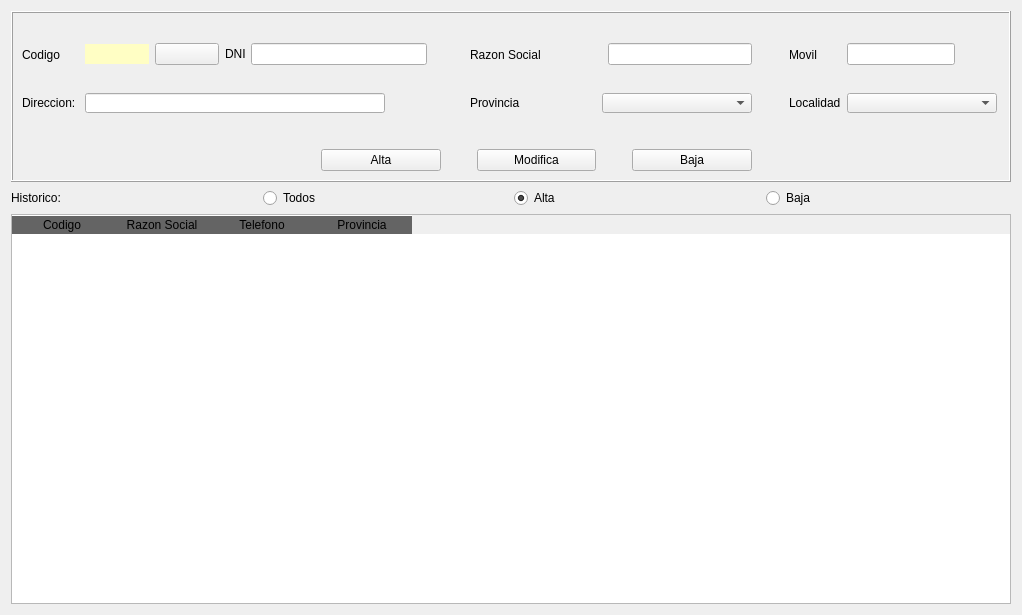
      <widget class="QWidget" name="panelclientes">
       <attribute name="title">
        <string>CLIENTES</string>
       </attribute>
       <layout class="QGridLayout" name="gridLayout_3">
        <item row="1" column="0">
         <layout class="QHBoxLayout" name="horizontalLayout_6">
          <item>
           <widget class="QLabel" name="lblHistorico2">
            <property name="text">
             <string>Historico:</string>
            </property>
           </widget>
          </item>
          <item>
           <widget class="QRadioButton" name="rbtTodos2">
            <property name="text">
             <string>Todos</string>
            </property>
            <property name="checked">
             <bool>false</bool>
            </property>
           </widget>
          </item>
          <item>
           <widget class="QRadioButton" name="rbtAlta2">
            <property name="text">
             <string>Alta</string>
            </property>
            <property name="checked">
             <bool>true</bool>
            </property>
           </widget>
          </item>
          <item>
           <widget class="QRadioButton" name="rbtBaja2">
            <property name="text">
             <string>Baja</string>
            </property>
           </widget>
          </item>
         </layout>
        </item>
        <item row="2" column="0">
         <widget class="QTableWidget" name="tabClientes">
          <property name="minimumSize">
           <size>
            <width>800</width>
            <height>390</height>
           </size>
          </property>
          <property name="styleSheet">
           <string notr="true">QHeaderView::section:horizontal
{
border-top: 1px solid #ffffff;
color:'white';
font: 11pt &quot;Arial&quot;;
background-color:rgb(100,100,100);
}</string>
          </property>
          <property name="editTriggers">
           <set>QAbstractItemView::NoEditTriggers</set>
          </property>
          <property name="alternatingRowColors">
           <bool>true</bool>
          </property>
          <property name="selectionBehavior">
           <enum>QAbstractItemView::SelectRows</enum>
          </property>
          <attribute name="verticalHeaderVisible">
           <bool>false</bool>
          </attribute>
          <column>
           <property name="text">
            <string>Codigo</string>
           </property>
          </column>
          <column>
           <property name="text">
            <string>Razon Social</string>
           </property>
          </column>
          <column>
           <property name="text">
            <string>Telefono</string>
           </property>
          </column>
          <column>
           <property name="text">
            <string>Provincia</string>
           </property>
          </column>
         </widget>
        </item>
        <item row="0" column="0">
         <widget class="QFrame" name="frame2">
          <property name="sizePolicy">
           <sizepolicy hsizetype="Expanding" vsizetype="Expanding">
            <horstretch>0</horstretch>
            <verstretch>0</verstretch>
           </sizepolicy>
          </property>
          <property name="minimumSize">
           <size>
            <width>0</width>
            <height>171</height>
           </size>
          </property>
          <property name="maximumSize">
           <size>
            <width>16777215</width>
            <height>171</height>
           </size>
          </property>
          <property name="styleSheet">
           <string notr="true"/>
          </property>
          <property name="frameShape">
           <enum>QFrame::Box</enum>
          </property>
          <property name="frameShadow">
           <enum>QFrame::Raised</enum>
          </property>
          <layout class="QGridLayout" name="gridLayout_4">
           <item row="3" column="13">
            <widget class="QLabel" name="lbllocalidad2">
             <property name="text">
              <string>Localidad</string>
             </property>
            </widget>
           </item>
           <item row="3" column="14" colspan="2">
            <widget class="QComboBox" name="cmbMuni2">
             <property name="minimumSize">
              <size>
               <width>150</width>
               <height>20</height>
              </size>
             </property>
             <property name="maximumSize">
              <size>
               <width>150</width>
               <height>20</height>
              </size>
             </property>
            </widget>
           </item>
           <item row="1" column="9" colspan="2">
            <widget class="QLabel" name="lblsocial">
             <property name="minimumSize">
              <size>
               <width>0</width>
               <height>0</height>
              </size>
             </property>
             <property name="maximumSize">
              <size>
               <width>12323423</width>
               <height>13434534</height>
              </size>
             </property>
             <property name="text">
              <string>Razon Social</string>
             </property>
            </widget>
           </item>
           <item row="1" column="13">
            <widget class="QLabel" name="lblmovil2">
             <property name="text">
              <string>Movil</string>
             </property>
            </widget>
           </item>
           <item row="1" column="11">
            <widget class="QLineEdit" name="txtsocial">
             <property name="minimumSize">
              <size>
               <width>120</width>
               <height>20</height>
              </size>
             </property>
             <property name="alignment">
              <set>Qt::AlignCenter</set>
             </property>
            </widget>
           </item>
           <item row="1" column="14">
            <widget class="QLineEdit" name="txtmovil2">
             <property name="minimumSize">
              <size>
               <width>0</width>
               <height>20</height>
              </size>
             </property>
             <property name="alignment">
              <set>Qt::AlignCenter</set>
             </property>
            </widget>
           </item>
           <item row="2" column="12">
            <spacer name="horizontalSpacer_23">
             <property name="orientation">
              <enum>Qt::Horizontal</enum>
             </property>
             <property name="sizeHint" stdset="0">
              <size>
               <width>31</width>
               <height>20</height>
              </size>
             </property>
            </spacer>
           </item>
           <item row="4" column="9">
            <spacer name="verticalSpacer_2">
             <property name="orientation">
              <enum>Qt::Vertical</enum>
             </property>
             <property name="sizeHint" stdset="0">
              <size>
               <width>20</width>
               <height>55</height>
              </size>
             </property>
            </spacer>
           </item>
           <item row="5" column="5" colspan="7">
            <layout class="QGridLayout" name="gridLayout_11">
             <item row="0" column="2">
              <spacer name="horizontalSpacer_7">
               <property name="orientation">
                <enum>Qt::Horizontal</enum>
               </property>
               <property name="sizeType">
                <enum>QSizePolicy::Fixed</enum>
               </property>
               <property name="sizeHint" stdset="0">
                <size>
                 <width>30</width>
                 <height>20</height>
                </size>
               </property>
              </spacer>
             </item>
             <item row="0" column="5">
              <widget class="QPushButton" name="btnBaja2">
               <property name="text">
                <string>Baja</string>
               </property>
              </widget>
             </item>
             <item row="0" column="0">
              <widget class="QPushButton" name="btnAlta2">
               <property name="text">
                <string>Alta</string>
               </property>
              </widget>
             </item>
             <item row="0" column="3">
              <widget class="QPushButton" name="btnModificar2">
               <property name="text">
                <string>Modifica</string>
               </property>
              </widget>
             </item>
             <item row="0" column="4">
              <spacer name="horizontalSpacer_6">
               <property name="orientation">
                <enum>Qt::Horizontal</enum>
               </property>
               <property name="sizeType">
                <enum>QSizePolicy::Fixed</enum>
               </property>
               <property name="sizeHint" stdset="0">
                <size>
                 <width>30</width>
                 <height>20</height>
                </size>
               </property>
              </spacer>
             </item>
            </layout>
           </item>
           <item row="1" column="15">
            <spacer name="horizontalSpacer_21">
             <property name="orientation">
              <enum>Qt::Horizontal</enum>
             </property>
             <property name="sizeHint" stdset="0">
              <size>
               <width>39</width>
               <height>20</height>
              </size>
             </property>
            </spacer>
           </item>
           <item row="1" column="12">
            <spacer name="horizontalSpacer_20">
             <property name="orientation">
              <enum>Qt::Horizontal</enum>
             </property>
             <property name="sizeHint" stdset="0">
              <size>
               <width>27</width>
               <height>20</height>
              </size>
             </property>
            </spacer>
           </item>
           <item row="3" column="9">
            <widget class="QLabel" name="lblprovincia2">
             <property name="text">
              <string>Provincia</string>
             </property>
            </widget>
           </item>
           <item row="1" column="0">
            <widget class="QLabel" name="lblcodigo2">
             <property name="minimumSize">
              <size>
               <width>50</width>
               <height>20</height>
              </size>
             </property>
             <property name="text">
              <string>Codigo</string>
             </property>
            </widget>
           </item>
           <item row="1" column="1">
            <widget class="QLabel" name="lblcodbd2">
             <property name="maximumSize">
              <size>
               <width>120</width>
               <height>20</height>
              </size>
             </property>
             <property name="styleSheet">
              <string notr="true">background:  rgb(255, 254, 196)</string>
             </property>
             <property name="text">
              <string/>
             </property>
             <property name="alignment">
              <set>Qt::AlignCenter</set>
             </property>
            </widget>
           </item>
           <item row="1" column="3">
            <widget class="QLabel" name="lblDNI2">
             <property name="minimumSize">
              <size>
               <width>0</width>
               <height>0</height>
              </size>
             </property>
             <property name="maximumSize">
              <size>
               <width>20</width>
               <height>20</height>
              </size>
             </property>
             <property name="text">
              <string>DNI</string>
             </property>
            </widget>
           </item>
           <item row="1" column="4" colspan="3">
            <widget class="QLineEdit" name="txtDNI2">
             <property name="minimumSize">
              <size>
               <width>120</width>
               <height>20</height>
              </size>
             </property>
             <property name="alignment">
              <set>Qt::AlignCenter</set>
             </property>
            </widget>
           </item>
           <item row="1" column="2">
            <widget class="QPushButton" name="btnBuscar2">
             <property name="text">
              <string/>
             </property>
             <property name="icon">
              <iconset>
               <normaloff>../img/lupaper.ico</normaloff>../img/lupaper.ico</iconset>
             </property>
             <property name="iconSize">
              <size>
               <width>15</width>
               <height>15</height>
              </size>
             </property>
            </widget>
           </item>
           <item row="1" column="7">
            <widget class="QLabel" name="lblValidarDNI2">
             <property name="minimumSize">
              <size>
               <width>25</width>
               <height>25</height>
              </size>
             </property>
             <property name="maximumSize">
              <size>
               <width>25</width>
               <height>25</height>
              </size>
             </property>
             <property name="font">
              <font>
               <family>Segoe Print</family>
               <pointsize>14</pointsize>
               <weight>50</weight>
               <bold>false</bold>
              </font>
             </property>
             <property name="text">
              <string/>
             </property>
             <property name="scaledContents">
              <bool>true</bool>
             </property>
             <property name="alignment">
              <set>Qt::AlignCenter</set>
             </property>
            </widget>
           </item>
           <item row="3" column="1" colspan="5">
            <widget class="QLineEdit" name="txtdir2">
             <property name="minimumSize">
              <size>
               <width>300</width>
               <height>20</height>
              </size>
             </property>
             <property name="maximumSize">
              <size>
               <width>300</width>
               <height>20</height>
              </size>
             </property>
            </widget>
           </item>
           <item row="3" column="0">
            <widget class="QLabel" name="lbldir2">
             <property name="text">
              <string>Direccion: </string>
             </property>
            </widget>
           </item>
           <item row="3" column="10" colspan="2">
            <widget class="QComboBox" name="cmbProv2">
             <property name="minimumSize">
              <size>
               <width>150</width>
               <height>20</height>
              </size>
             </property>
             <property name="maximumSize">
              <size>
               <width>150</width>
               <height>20</height>
              </size>
             </property>
            </widget>
           </item>
           <item row="0" column="9">
            <spacer name="horizontalSpacer_22">
             <property name="orientation">
              <enum>Qt::Horizontal</enum>
             </property>
             <property name="sizeHint" stdset="0">
              <size>
               <width>40</width>
               <height>20</height>
              </size>
             </property>
            </spacer>
           </item>
          </layout>
         </widget>
        </item>
       </layout>
      </widget>
